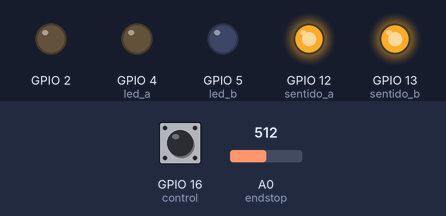
A sketch run on a simulated ESP8266 (NodeMCU). Shown: output pins drawn as LEDs (lit = HIGH). Inputs (shaded band) come from the test bench; at power-on: GPIO 16 (control) HIGH, A0 (endstop) = 512. WiFi joins after 1.5 s; servers stay silent unless stated; no MQTT or app messages arrive unless stated; what the sketch prints to the serial monitor is not drawn.

Above: at 2.7 s.
2.8 s: GPIO 16 (control) pulled LOW for 0.15 s
At 3.8 s:
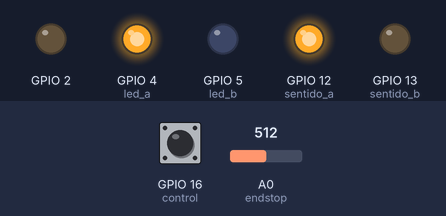
4.4 s: GPIO 16 (control) pulled LOW for 1 s
At 5.2 s:
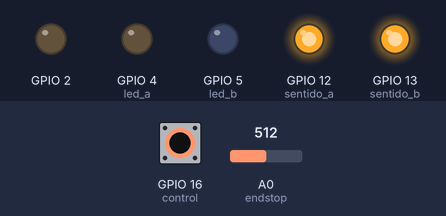
6.9 s: GPIO 16 (control) pulled LOW for 0.15 s
At 7.3 s:
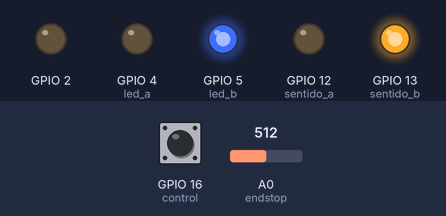
8.9 s: GPIO 16 (control) pulled LOW for 3.2 s
At 9.8 s:
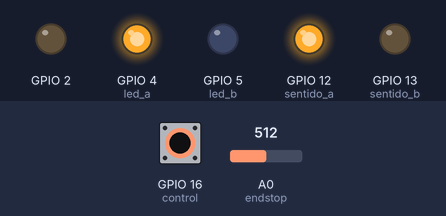
Timing chart, 0 to 11.9 s (numbered marks = the images above; inputs shaded):
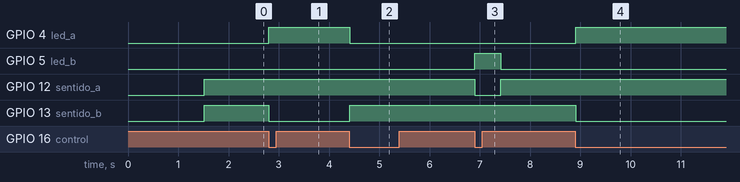

Measured:
- after the input at 2.8 s, GPIO 4 (led_a): LOW → HIGH at once; GPIO 13 (sentido_b): HIGH → LOW at once
- after the input at 4.4 s, GPIO 4 (led_a): HIGH → LOW at once; GPIO 13 (sentido_b): LOW → HIGH at once
- after the input at 6.9 s, GPIO 5 (led_b): LOW → HIGH at once, → LOW 0.51 s later; GPIO 12 (sentido_a): HIGH → LOW at once, → HIGH 0.51 s later
- after the input at 8.9 s, GPIO 4 (led_a): LOW → HIGH at once; GPIO 13 (sentido_b): HIGH → LOW at once

The sketch:

mqtt_esp8266.ino
```cpp
#include <ESP8266WiFi.h>
#include <PubSubClient.h>

// Update these with values suitable for your network.

const char *ssid = "**";
const char *password = "**";
const char *mqtt_server = "**";
const char *mqtt_user = "**";
const char *mqtt_pass = "**";
// --- Defini os GPIO do Hardware usado ---
#define control 16
#define endstop A0
#define sentido_a 12
#define sentido_b 13
#define led_a 4
#define led_b 5
// ---  Salva o modo de operação ---
int mode_n = 0;

// --- Vasriaveis que salvam o estado  ---
int endstopStatus = 1;
bool botaoPressionado = false;
bool botaoLiberado = true;
unsigned long tempoUltimoPressionamento = 0;
const unsigned long tempoDebounce = 250; // tempo de debounce em milissegundos
int UltimoValor = 0;
int TimeCounter = 0;

WiFiClient espClient;
PubSubClient client(espClient);
unsigned long lastMsg = 0;
#define MSG_BUFFER_SIZE (50)
char msg[MSG_BUFFER_SIZE];
int value = 0;

void setup_wifi()
{

  delay(10);
  // We start by connecting to a WiFi network
  Serial.println();
  Serial.print("Connecting to ");
  Serial.println(ssid);

  WiFi.mode(WIFI_STA);
  WiFi.begin(ssid, password);

  while (WiFi.status() != WL_CONNECTED)
  {
    delay(500);
    Serial.print(".");
  }

  randomSeed(micros());

  Serial.println("");
  Serial.println("WiFi connected");
  Serial.println("IP address: ");
  Serial.println(WiFi.localIP());
}
void reconnect()
{
  // Loop until we're reconnected
  while (!client.connected())
  {
    Serial.print("Attempting MQTT connection...");
    if (client.connect("Portao", mqtt_user, mqtt_pass))
    {
      Serial.println("connected");
      client.publish("portao", "Conectado");
    }
    else
    {
      Serial.print("failed, rc=");
      Serial.print(client.state());
      Serial.println(" try again in 5 seconds");
      // Wait 5 seconds before retrying
      delay(5000);
    }
  }
}

void setup()
{
  pinMode(BUILTIN_LED, OUTPUT); // Initialize the BUILTIN_LED pin as an output
  Serial.begin(115200);
  setup_wifi();
  client.setServer(mqtt_server, 1883);

  pinMode(sentido_a, OUTPUT);
  pinMode(sentido_b, OUTPUT);
  pinMode(led_a, OUTPUT);
  pinMode(led_b, OUTPUT);
  pinMode(control, INPUT_PULLUP);

  digitalWrite(sentido_a, HIGH);
  digitalWrite(sentido_b, HIGH);
  digitalWrite(endstop, HIGH);
}
void loop()
{

  if (!client.connected())
  {
    reconnect();
  }
  client.loop();
  delay(10);

  // Hall Sensor MQTT Discovery do Home Assistant
  String hall = "{\"expire_after\": \"600\", \"icon\": \"mdi:gate\", \"name\": \"Portao\", \"state_topic\": \"portao/state\"}";
  client.publish("homeassistant/sensor/portao/config",hall.c_str(),false);

  // Crie um botão no Home Assistant que envie uma mensagem MQTT para o ESP8266
  String button = "{\"device_class\": \"button\", \"expire_after\": \"600\", \"icon\": \"mdi:gate\", \"name\": \"Portao_Teste\", \"state_topic\": \"portao/button/state\", \"command_topic\": \"portao/button/command\"}";
  client.publish("homeassistant/button/portao/button/config", button.c_str(), false);

  int endstopAnalog = analogRead(endstop);
  // Serial.println(endstopAnalog);
  //  --- Verificação do Botão ---
  int estadoBotao = digitalRead(control);

  if (estadoBotao == LOW && botaoLiberado)
  {
    tempoUltimoPressionamento = millis();
    botaoPressionado = true;
    botaoLiberado = false;
    client.publish("portao/button/state","ON");
  }
  else if (estadoBotao == HIGH && !botaoLiberado && (millis() - tempoUltimoPressionamento) > tempoDebounce)
  {
    botaoLiberado = true;
    client.publish("portao/button/state","OFF");
  }

  if (botaoPressionado)
  {
    Serial.println("Portão Acionado");
    mode_n = (mode_n + 1) % 4;
    botaoPressionado = false;
  }
  // --- Sensor Hall Polo Norte do Ima ---
  else if (endstopAnalog <= 650 && mode_n == 3)
  {
    mode_n = 0;
  }
  // --- Sensor Hall Polo Sul do Ima ---
  else if (endstopAnalog >= 750 && mode_n == 1)
  {
    mode_n = 2;
  }
  else
  {
    botaoPressionado = false;
    return;
  }
  // --- Switch de controle do motor e lado ---
  switch (mode_n)
  {
  case 0:
    digitalWrite(sentido_a, HIGH);
    digitalWrite(sentido_b, HIGH);
    digitalWrite(led_a, LOW);
    digitalWrite(led_b, LOW);
    Serial.println("Parado");
    if (endstopAnalog <= 650){
      client.publish("portao/state","Fechado");
    }
    else {
      client.publish("portao/state","Parado");
    }
    break;
  case 1:
    digitalWrite(sentido_a, HIGH);
    digitalWrite(sentido_b, LOW);
    digitalWrite(led_a, HIGH);
    Serial.println("Abrindo");
    client.publish("portao/state","Abrindo");
    break;
  case 2:
    digitalWrite(sentido_a, HIGH);
    digitalWrite(sentido_b, HIGH);
    digitalWrite(led_a, LOW);
    digitalWrite(led_b, LOW);
    if (endstopAnalog >= 750){
      client.publish("portao/state","Aberto");
    }
    else {
      client.publish("portao/state","Parado");
    }
    break;
  case 3:
    digitalWrite(sentido_a, LOW);
    digitalWrite(sentido_b, HIGH);
    digitalWrite(led_b, HIGH);
    Serial.println("Fechando");
    client.publish("portao/state","Fechando");
    break;
  }
  delay(500);
}
```
